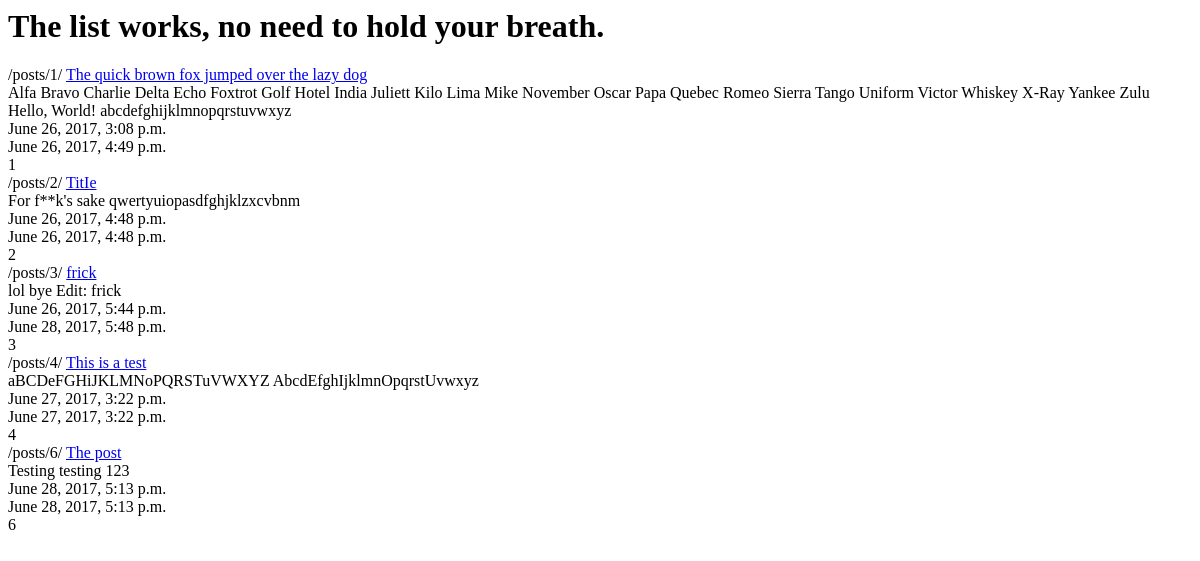
Page /posts/ (signed in) on the earlier database version.
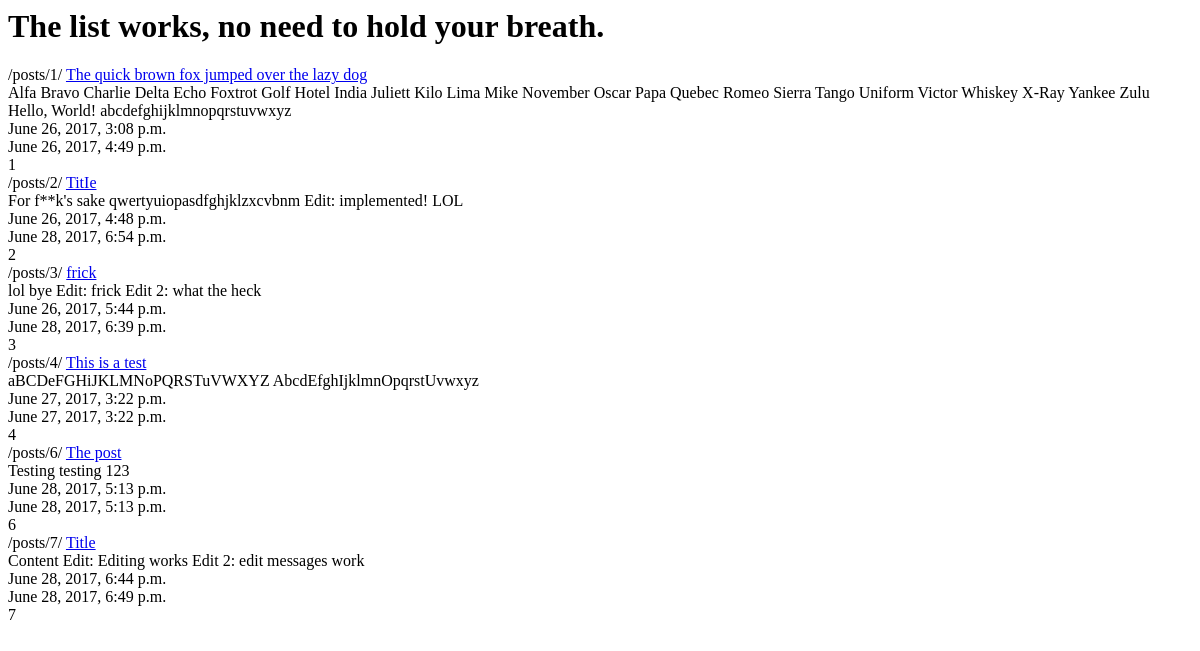
Same page on the later database version.
### posts/models.py (models this page shows, shortened)
class Post(models.Model):
	title = models.CharField(max_length=120) #title & max length of title
	content = models.TextField(max_length=2000) #actual post & their max length
	updated = models.DateTimeField(auto_now=True, auto_now_add=False) #update timestamp
	timestamp = models.DateTimeField(auto_now=False, auto_now_add=True) #initial post timestamp
	def get_absolute_url(self):
		return reverse("posts:detail", kwargs={"id": self.id})

### posts/views.py (the view)
def post_list(request):
	if request.user.is_authenticated():
		queryset = Post.objects.all()
		context = {
			"object_list": queryset,
			"title": "The list"
		}
	else:
		context = {
		"shame": "You haven't logged in!",
		"object_list": "shame",
		"title": "The List"
		}
	return render(request, "index.html", context)

### templates/index.html
<html>
<body>
<h1>{{title}} works, no need to hold your breath.</h1>
{% for obj in object_list%}
{% url "posts:detail" id=obj.id %}
<a href='{{ obj.get_absolute_url }}'>{{ obj.title }}</a><br/>
{{ obj.content }}<br/>
{{ obj.timestamp }}<br/>
{{ obj.updated }}<br/>
{{ obj.id }}<br/>
{% endfor %}
</body>
</html>

Differences in the rows shown:
changed Post "/posts/2/": content "For f**k's sake qwertyuiopasdfghjklzxcvbnm" → "For f**k's sake qwertyuiopasdfghjklzxcvbnm Edit: implemented! LOL"; updated "June 26, 2017, 4:48 p.m." → "June 28, 2017, 6:54 p.m."
changed Post "/posts/3/": content "lol bye Edit: frick" → "lol bye Edit: frick Edit 2: what the heck"; updated "June 28, 2017, 5:48 p.m." → "June 28, 2017, 6:39 p.m."
added Post: id "/posts/7/", title "Title", content "Content Edit: Editing works Edit 2: edit messages work", timestamp "June 28, 2017, 6:44 p.m.", updated "June 28, 2017, 6:49 p.m.", id "7"
